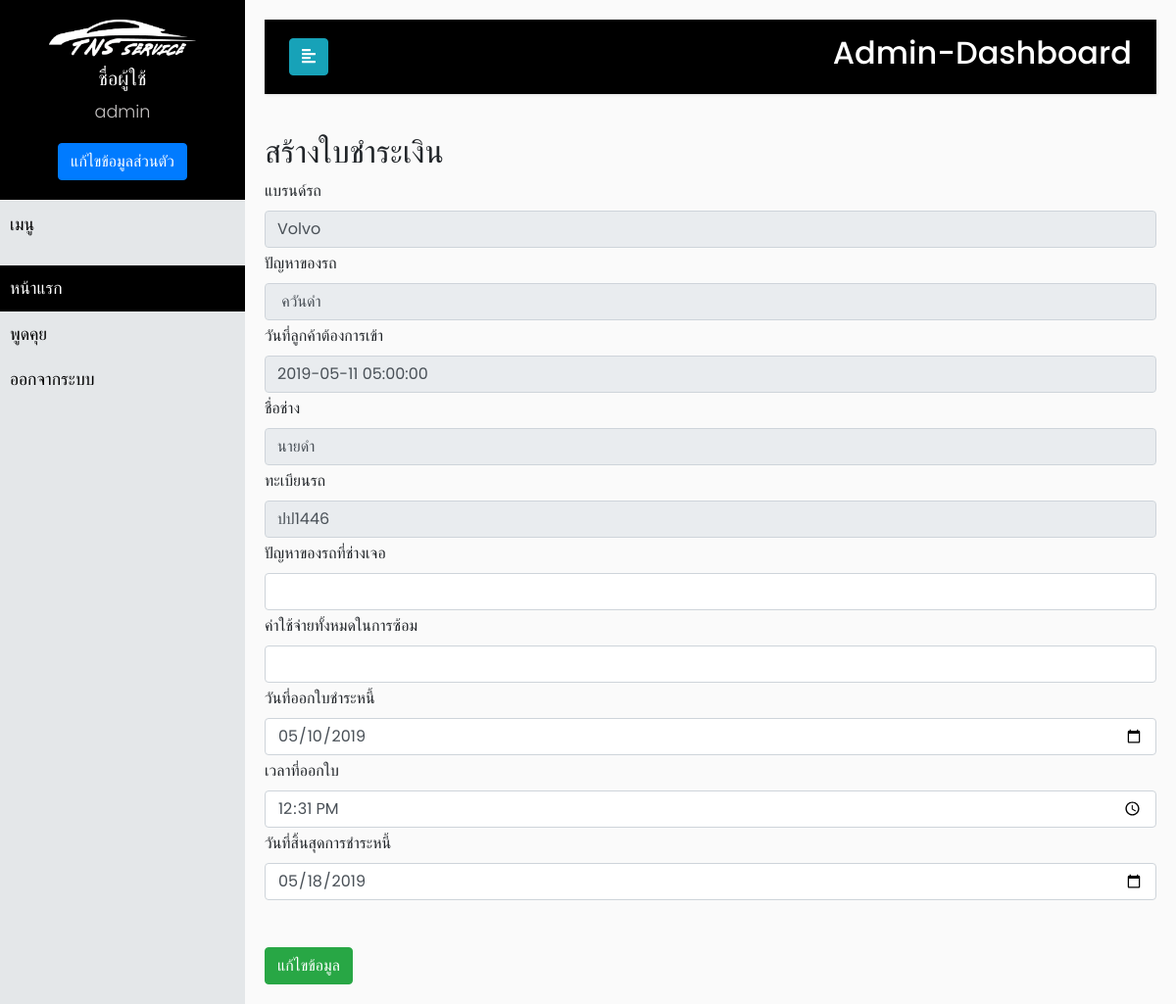
The app's page /Invoice_queue.php?Queue_id_order=2 (signed in) with its own data.
### tables this page shows
CREATE TABLE `invoice` (
  `Invoice_order` int(10) NOT NULL,
  `Invoice_found_problem` varchar(80) DEFAULT NULL,
  `Invoice_cost` float DEFAULT NULL,
  `Invoice_end` varchar(30) NOT NULL DEFAULT '0000-00-00 00:00:00',
  `Invoice_status` varchar(30) DEFAULT NULL,
  `Queue_id` int(10) NOT NULL,
  `Invoice_start` timestamp NOT NULL DEFAULT CURRENT_TIMESTAMP ON UPDATE CURRENT_TIMESTAMP
);

CREATE TABLE `queue` (
  `Queue_id_order` int(11) NOT NULL,
  `ID_user` int(10) NOT NULL,
  `Queue_Start` timestamp NOT NULL DEFAULT CURRENT_TIMESTAMP ON UPDATE CURRENT_TIMESTAMP,
  `Queue_Brand_car` varchar(20) DEFAULT NULL,
  `Queue_color_car` varchar(20) NOT NULL,
  `Queue_model_car` varchar(15) NOT NULL,
  `Queue_problem_car` varchar(80) DEFAULT NULL,
  `Queue_Mechanic_name` varchar(40) DEFAULT NULL,
  `Queue_date` timestamp NOT NULL DEFAULT '0000-00-00 00:00:00',
  `Queue_end_date` varchar(30) NOT NULL,
  `Queue_Status` varchar(30) DEFAULT NULL,
  `Queue_plate_car` varchar(10) NOT NULL
);

### Invoice_queue.php (the view, shortened to what this page needs)
<?php
require 'dbcon.php';
$Queue_id_order   = $_GET['Queue_id_order'];
$qpro = "SELECT * FROM queue
    LEFT JOIN invoice ON queue.Queue_id_order = invoice.Queue_id
   WHERE Queue_id_order='$Queue_id_order'";
$respro = mysqli_query($conn, $qpro);
$rowpro = mysqli_fetch_array($respro, MYSQLI_ASSOC);
$name = $_SESSION['name'];
?>
<!DOCTYPE html>
<html>
<head>
   <link rel="stylesheet" href="css/bootstrap.min.css" type="text/css" />
   <link rel="stylesheet" href="css/stylepage.css">
</head>
<body>
   <div class="wrapper">
      <nav id="sidebar">
         <div class="sidebar-header" style="text-align:center;">
            <a href="work.php"><img src="img/logoW.png" width="150px"></a>
            <h5 style="color:white;margin-top:10px">ชื่อผู้ใช้</h5>
            <p><?php echo $name ?></p>
            <button type="button" class="btn btn-primary">แก้ไขข้อมูลส่วนตัว</button>
         </div>
         <ul class="list-unstyled components">
            <p>เมนู</p>
            <li class="active">
                    <a href="ad_main.php">หน้าแรก</a>
                </li>
                <li>
                    <a href="fn_queue.php">พูดคุย</a>
                </li>
                <li>
                    <a href="login.php">ออกจากระบบ</a>
                </li>
         </ul>
      </nav>
      <div id="content">
         <nav class="navbar navbar-expand-lg navbar-dark black scrolling-navbar" style="color:white;">
            <div class="container">
               <button type="button" id="sidebarCollapse" class="btn btn-info">
                  <i class="fa fa-align-left"></i>
               </button>
               <h2 class="justify-content-center">Admin-Dashboard</h2>
            </div>
         </nav>
         <form action="bn_Invoice_queue.php" method="post" enctype="multipart/form-data" id="form1">
            <h2> สร้างใบชำระเงิน </h2>
            <label class="form-text">แบรนด์รถ</label>
            <input id="	Queue_Brand_car" name="Queue_Brand_car" class="form-control" value="<?php echo   $rowpro['Queue_Brand_car']; ?>" disabled>
            <label class="form-text">ปัญหาของรถ</label>
            <input id="" name="" class="form-control" value="<?php echo   $rowpro['Queue_problem_car']; ?>" disabled>
            <label class="form-text">วันที่ลูกค้าต้องการเข้า</label>
            <input class="form-control" value="<?php echo   $rowpro['Queue_date']; ?>" disabled>
            <label class="form-text">ชื่อช่าง</label>
            <input id="Queue_Mechanic_name" name="Queue_Mechanic_name" class="form-control" value="<?php echo   $rowpro['Queue_Mechanic_name']; ?>" disabled>
            <label class="form-text">ทะเบียนรถ</label>
            <input id="Queue_Number_car" name="Queue_Number_car" class="form-control" value="<?php echo  $rowpro['Queue_plate_car']; ?>" disabled>
            <label class="form-text">ปัญหาของรถที่ช่างเจอ</label>
            <input id="Invoice_found_problem" name="Invoice_found_problem" class="form-control" REQUIRED>
            <label class="form-text">ค่าใช้จ่ายทั้งหมดในการซ้อม</label>
            <input id="Invoice_cost" name="Invoice_cost" class="form-control">
            <label class="form-text">วันที่ออกใบชำระหนี้</label>
            <input id="Invoice_start" name="Invoice_start[]" type="date" class="form-control" value="<?php echo strftime('%Y-%m-%d', strtotime($rowpro['Invoice_start']));          ?>">
            <label class="form-text">เวลาที่ออกใบ</label>
            <input id="Invoice_start" name="Invoice_start[]" type="time" class="form-control" value="<?php echo strftime('%H:%M', strtotime($rowpro['Invoice_start']));          ?>">
            <label class="form-text">วันที่สิ้นสุดการชำระหนี้</label>
            <input id="Invoice_end" name="Invoice_end" type="date" class="form-control" value="<?php echo strftime('%Y-%m-%d', strtotime($rowpro['Invoice_end']));          ?>">
            <br><br>
            <input name="submit" type="submit" id="submit" class="btn btn-success" value="แก้ไขข้อมูล">
         </form>
      </div>
   </div>
</body>
</html>

### css/stylepage.css (style rules this page uses)
body { font-family: 'Poppins', sans-serif; background: #fafafa; }
p { font-family: 'Poppins', sans-serif; font-size: 1.1em; font-weight: 300; line-height: 1.7em; color: rgb(197, 194, 194); }
a, a:hover, a:focus { color: inherit; text-decoration: none; transition: all 0.3s; }
.navbar { padding: 15px 10px; background: rgb(0, 0, 0); border: none; border-radius: 0; margin-bottom: 40px; box-shadow: 1px 1px 3px rgba(0, 0, 0, 0.1); }
.wrapper { display: flex; width: 100%; align-items: stretch; }
#sidebar { min-width: 250px; max-width: 250px; background: rgb(228, 231, 233); color: rgb(0, 0, 0); transition: all 0.3s; }
#sidebar .sidebar-header { padding: 20px; background: #000000; padding: 20px 0; border-bottom: 1px solid #ffffff; }
#sidebar ul p { color: rgb(0, 0, 0); padding: 10px; }
#sidebar ul li a { padding: 10px; font-size: 1.1em; display: block; }
#sidebar ul li.active>a, a[aria-expanded="true"] { color: #ffffff; background: #000000; }
#content { width: 100%; padding: 20px; min-height: 100vh; transition: all 0.3s; }

### records on screen
invoice: Queue_Brand_car "Volvo", Queue.Queue_problem_car "ควันดำ", Queue.Queue_date "2019-05-11 05:00:00", Queue_Mechanic_name "นายดำ", Queue_Number_car "ปป1446", Invoice_start "05/10/2019", Invoice_start "12:31", Invoice_end "05/18/2019"

### other values on screen
$name "admin"
